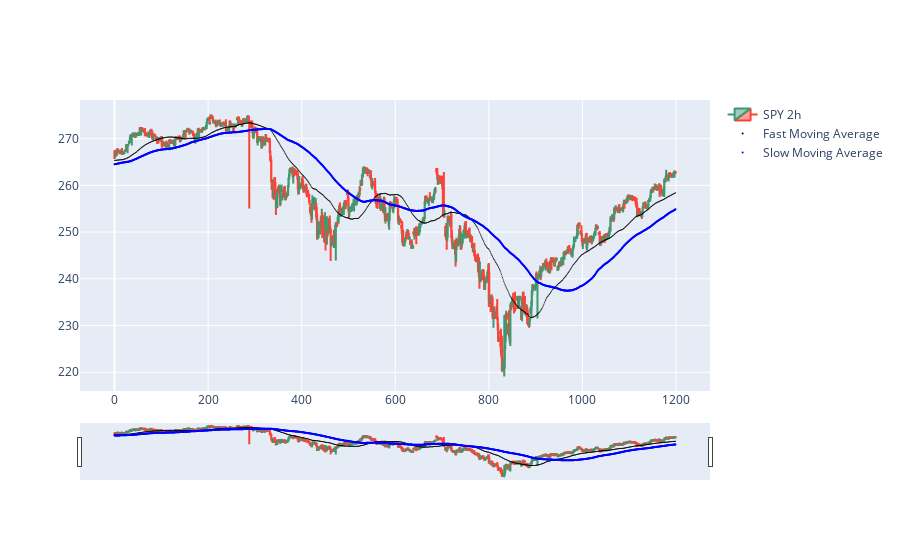

The notebook cell saved with this chart:
### Code cell
import plotly.graph_objects as go

def plotSignal(df):
    fig = go.Figure(data=[go.Candlestick(x=df.index, open=df['Open'],  high=df['High'], low=df['Low'],
                                         close=df['Close'], name='SPY 2h')])
    
    fig.add_scatter(x=df.index, y=df['FastSMA'], mode="markers",
                marker=dict(size=1, color="Black"),
                name="Fast Moving Average")
    
    fig.add_scatter(x=df.index, y=df['SlowSMA'], mode="markers",
                marker=dict(size=2, color="Blue"),
                name="Slow Moving Average")
    fig.show()
    
df1 = df[0:1200]
plotSignal(df1)

### Figure 1 — Plotly figure (JSON) as saved in the notebook; plotly's stock layout.template omitted (floating-point values rounded to 4 significant figures; data arrays with more than 128 entries replaced by an {"elided": "..."} marker saying what was removed)
{"data": [{"close": {"elided": "1200 float values"}, "high": {"elided": "1200 float values"}, "low": {"elided": "1200 float values"}, "name": "SPY 2h", "open": {"elided": "1200 float values"}, "type": "candlestick", "x": {"elided": "1200 int values"}}, {"marker": {"color": "Black", "size": 1}, "mode": "markers", "name": "Fast Moving Average", "type": "scatter", "x": {"elided": "1200 int values"}, "y": {"elided": "1200 float values"}}, {"marker": {"color": "Blue", "size": 2}, "mode": "markers", "name": "Slow Moving Average", "type": "scatter", "x": {"elided": "1200 int values"}, "y": {"elided": "1200 float values"}}], "layout": {}}
